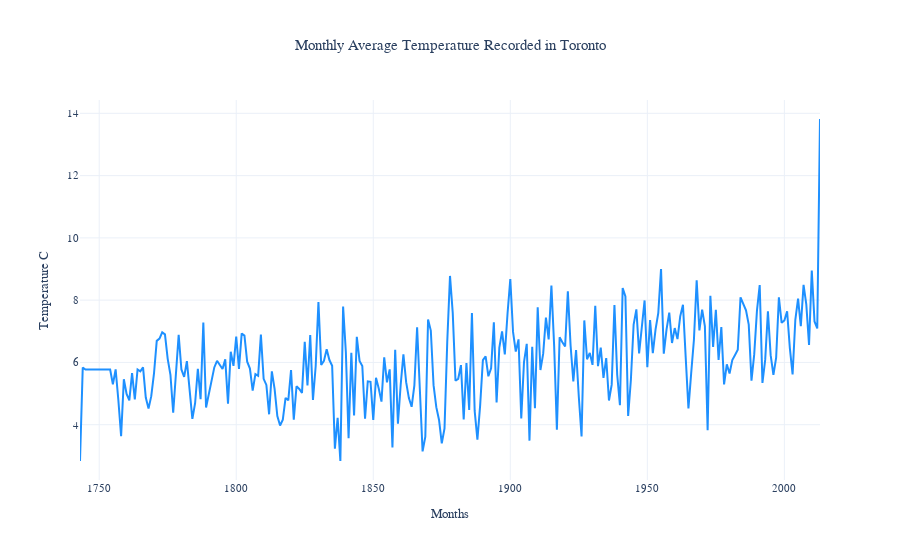

Notebook source saved alongside this figure:
### Code cell
plotlychart(toronty,cityname='Toronto',sequence='Yearly')

### Figure 1 — Plotly figure (JSON) as saved in the notebook; plotly's stock layout.template omitted (floating-point values rounded to 4 significant figures; data arrays with more than 128 entries replaced by an {"elided": "..."} marker saying what was removed)
{"data": [{"line": {"color": "dodgerblue", "width": 2}, "mode": "lines", "name": "Average", "type": "scatter", "x": {"elided": "271 int values"}, "y": {"elided": "271 float values"}}], "layout": {"font": {"family": "sora", "size": 11}, "title": {"text": "Monthly Average Temperature Recorded in Toronto", "x": 0.5}, "xaxis": {"title": {"text": "Months"}}, "yaxis": {"title": {"text": "Temperature C"}}}}
